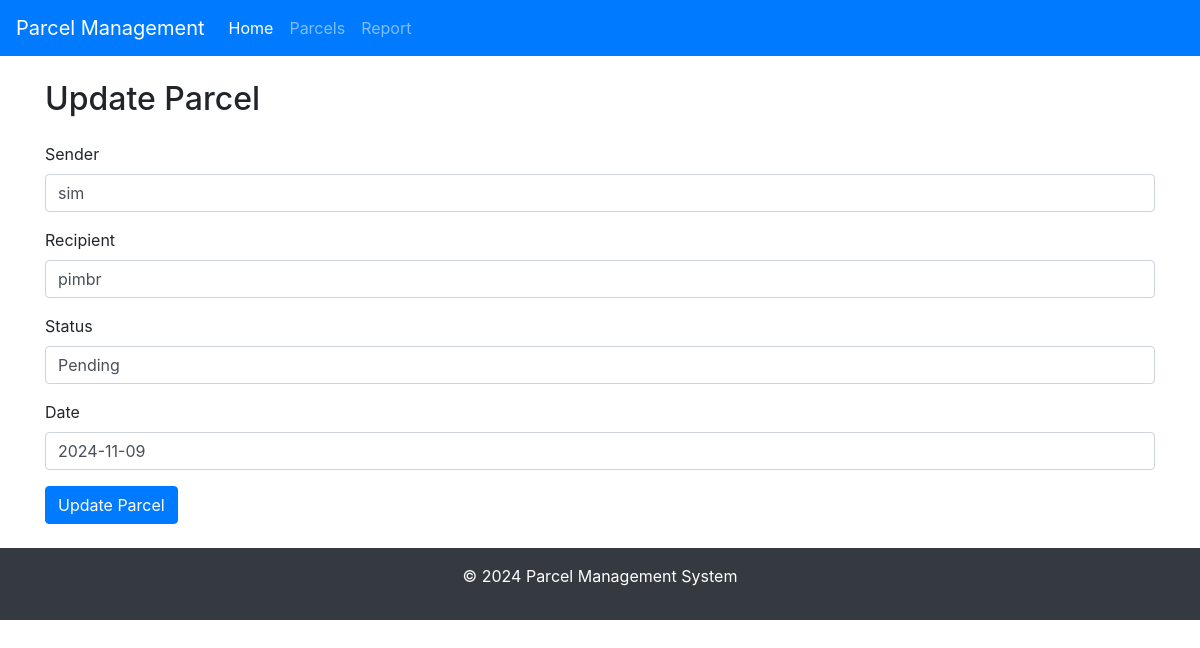
Page /update/4 on the committed database.
### app/models.py (models this page shows)
class Parcel(db.Model):
    id = db.Column(db.Integer, primary_key=True)
    parcel_id = db.Column(db.String(20), unique=True, nullable=False)
    sender = db.Column(db.String(100), nullable=False)
    recipient = db.Column(db.String(100), nullable=False)
    status = db.Column(db.String(50), nullable=False)
    date = db.Column(db.String(20), nullable=False)

### app/routes.py (the view, shortened to what this page needs)
@app.route('/update/<int:id>', methods=['GET', 'POST'])
def update_parcel(id):
    parcel = Parcel.query.get(id)
    return render_template('update_parcel.html', parcel=parcel)

### app/templates/update_parcel.html (shortened to what this page needs)
{% extends "layout.html" %}
{% block content %}
<h2 class="mb-4">Update Parcel</h2>
<form method="POST">
    <div class="form-group">
        <label for="sender">Sender</label>
        <input type="text" id="sender" name="sender" class="form-control" value="{{ parcel.sender }}" required>
    </div>
    <div class="form-group">
        <label for="recipient">Recipient</label>
        <input type="text" id="recipient" name="recipient" class="form-control" value="{{ parcel.recipient }}" required>
    </div>
    <div class="form-group">
        <label for="status">Status</label>
        <input type="text" id="status" name="status" class="form-control" value="{{ parcel.status }}" required>
    </div>
    <div class="form-group">
        <label for="date">Date</label>
        <input type="text" id="date" name="date" class="form-control" value="{{ parcel.date }}" required>
    </div>
    <button type="submit" class="btn btn-primary">Update Parcel</button>
</form>
{% endblock %}

### app/static/css/styles.css (style rules this page uses)
body { font-family: 'Arial', sans-serif; background-color: #f8f9fa; color: #212529; }
.btn-primary { background-color: #007bff; border-color: #007bff; }

### rows in the picture
Parcel: sender "sim", recipient "pimbr", status "Pending", date "2024-11-09"
